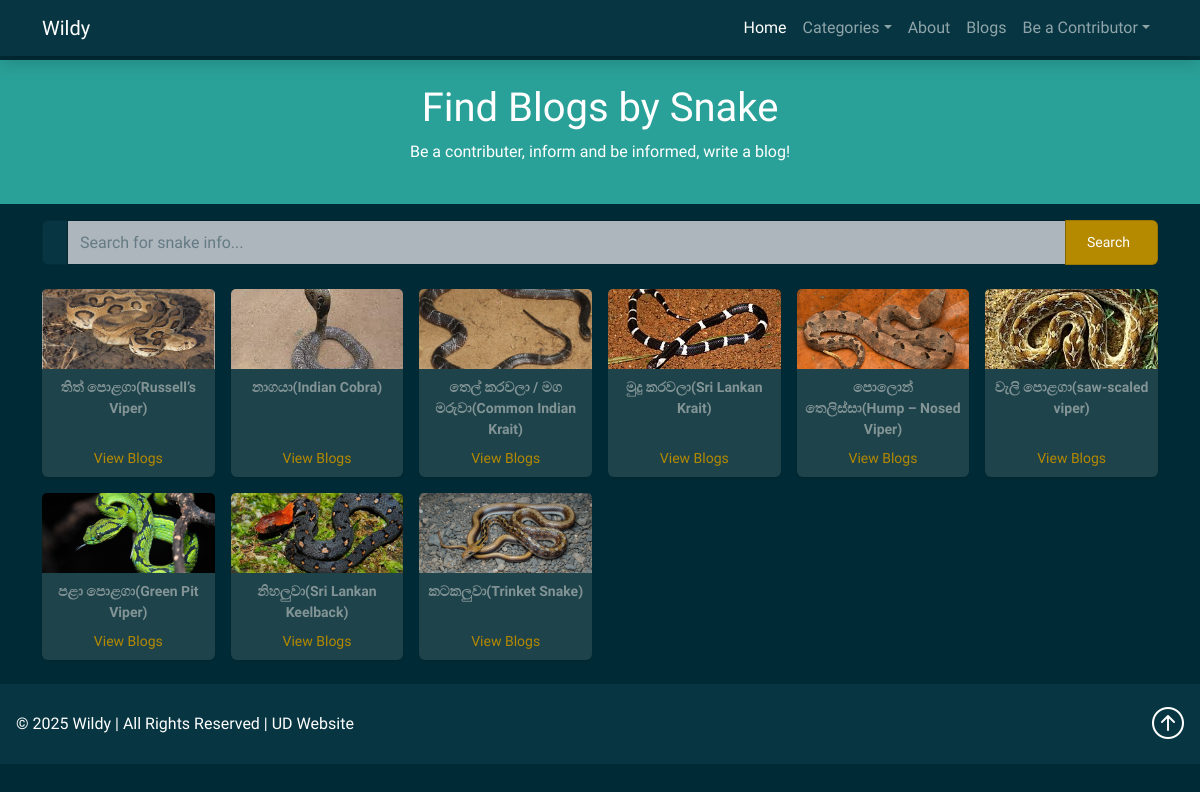
Page /blogs/blog_grid on the committed database.
### webapp/models.py (models this page shows, shortened)
class Snake(models.Model):
    COMMON_DANGER_LEVELS = [
        ('low', 'Low'),
        ('moderate', 'Moderate'),
        ('high', 'High'),
        ('extreme', 'Extreme'),
    ]
    name = models.CharField(max_length=100)
    scientific_name = models.CharField(max_length=150, blank=True)
    description = models.TextField()
    description_translation = models.TextField(blank=True, null=True)
    danger_level = models.CharField(max_length=10, choices=COMMON_DANGER_LEVELS, default='low')
    image = models.ImageField(upload_to='snakes/', blank=True, null=True)
    is_venomous = models.ForeignKey(VenomType, on_delete=models.SET_NULL, null=True, blank=True)
    found_in = models.ManyToManyField(Region, related_name='snakes', blank=True)
    created_at = models.DateTimeField(auto_now_add=True)

### blogs/views.py (the view)
# urls.py: path('blog_grid', views.blog_grid, name="blog_grid"),
def blog_grid(request):
    snake_details = Snake.objects.all()
    context = {'snake_details': snake_details}
    return render(request, 'blog_grid.html', context=context)

### webapp/context_processors.py (called while the page is built)
def categories_processor(request):
    categories = VenomType.objects.all()
    return {'categories': categories}

### blogs/templates/blog_grid.html (shortened to what this page needs)
{% extends 'base.html' %}
{% load heroicons %}
{% block content %}
<section class="bg-success text-white text-center p-4">
  <h1>Find Blogs by Snake</h1>
  <p>Be a contributer, inform and be informed, write a blog!</p>
</section>
<div class="container my-3">
  <form method="post" action="">
    <div class="input-group">
      <span class="input-group-text">{% heroicon_outline 'magnifying-glass' %}</span>
      <input type="text" name="searched" class="form-control" placeholder="Search for snake info...">
      <div class="input-group-text col-1 bg-primary">
        <button class="btn btn-sm text-white">Search</button>
      </div>
    </div>
  </form>
</div>
<div class="container my-4">
  <div class="row row-cols-2 row-cols-sm-3 row-cols-md-4 row-cols-lg-6 g-3">
    {% for details in snake_details %}
    <div class="col">
      <a href="{% url 'read_blogs' details.pk %}" class="text-decoration-none text-dark">
        <div class="card border-0 shadow-sm h-100 text-center">
          {% if details.image %}
            <img src="{{ details.image.url }}" class="card-img-top" style="height: 80px; object-fit: cover;" alt="{{ snake.name }}">
          {% else %}
            <img src="https://via.placeholder.com/100x80?text=No+Image" class="card-img-top" alt="No Image">
          {% endif %}
          <div class="card-body d-flex flex-column p-2">
            <small class="fw-semibold d-block mb-2">{{ details.name }}</small>
            <small class="text-primary mt-auto">View Blogs</small>
          </div>
        </div>
      </a>
    </div>
    {% endfor %}
  </div>
</div>
{% endblock %}

### rows in the picture
Snake: image (picture), name "තිත් පොළගා(Russell’s Viper)"
Snake: image (picture), name "නාගයා(Indian Cobra)"
Snake: image (picture), name "තෙල් කරවලා / මග මරුවා(Common Indian Krait)"
Snake: image (picture), name "මුදු කරවලා(Sri Lankan Krait)"
Snake: image (picture), name "පොලොන් තෙලිස්සා(Hump – Nosed Viper)"
Snake: image (picture), name "වැලි පොළගා(saw-scaled viper)"
Snake: image (picture), name "පළා පොළගා(Green Pit Viper)"
Snake: image (picture), name "නිහලුවා(Sri Lankan Keelback)"
Snake: image (picture), name "කටකලුවා(Trinket Snake)"
